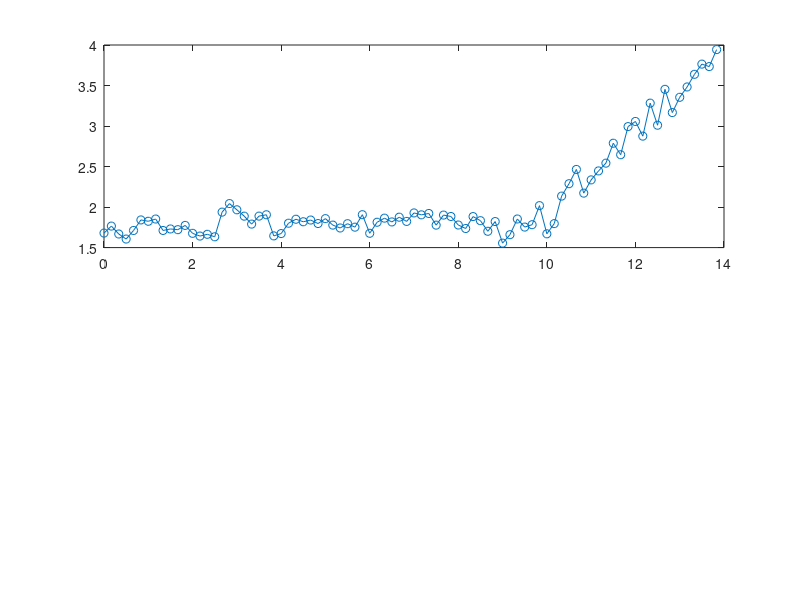

The MATLAB script that drew this image: (Note: this script raises an error after producing the figure.)
%% Trending 4-hourly — baseline-based alarm philosophy
clear; clc; close all;
steps = 6*14; time_h = (0:steps-1)*4; rng(11);
velocity = 1.8 + 0.12*randn(1,steps);
temp_obj = 48 + 0.8*randn(1,steps);
% Simulated degradation in final four days
idx = time_h >= 10*24;
velocity(idx) = velocity(idx) + linspace(0,2.0,sum(idx));
temp_obj(idx) = temp_obj(idx) + linspace(0,12,sum(idx));

baseline_n = 6*3; % first three days
v_mu = mean(velocity(1:baseline_n)); v_sd = std(velocity(1:baseline_n));
t_mu = mean(temp_obj(1:baseline_n)); t_sd = std(temp_obj(1:baseline_n));
v_warning = v_mu + 3*v_sd; t_warning = t_mu + 3*t_sd;

raw_alarm = velocity > v_warning | temp_obj > t_warning;
persistent_alarm = movsum(raw_alarm,[2 0]) >= 2; % >=2 of last 3 samples

figure('Name','Condition trending');
subplot(2,1,1); plot(time_h/24,velocity,'-o'); hold on; yline(v_warning,'--');
scatter(time_h(persistent_alarm)/24,velocity(persistent_alarm),30,'filled'); grid on;
ylabel('Velocity RMS (mm/s)'); title('Baseline-derived warning; verify against machine class');
subplot(2,1,2); plot(time_h/24,temp_obj,'-o'); hold on; yline(t_warning,'--');
scatter(time_h(persistent_alarm)/24,temp_obj(persistent_alarm),30,'filled'); grid on;
xlabel('Day'); ylabel('Object temperature (°C)');
